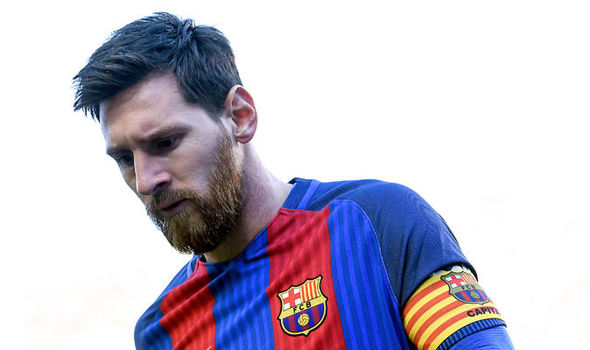
#> input picture messi.jpg, 590 x 350 px, found by its file name
$ python in_range.py
#> lines starting #> are read from the running program, lines starting #| are printed output that depends on the picture; after the words box and inside, x2 and y2 are one past the last pixel; in counts of white or black regions, pixels touching at a corner belong together
import cv2 as cv
import numpy as np

# ejercicio 4
# Generar una imagen binaria con dos umbrales con inRange, para segmentar un objeto por su color en el espacio HSV
image = cv.imread('static/images/messi.jpg')
#> image is the input picture: shape (350, 590, 3); mean B, G, R 205.6, 190.3, 195.1
hsv = cv.cvtColor(image, cv.COLOR_BGR2HSV)
#> hsv: shape (350, 590, 3); mean H, S, V 43.2, 56.6, 216.9
# define range of blue color in HSV
lower_blue = np.array([110, 50, 50])
upper_blue = np.array([130, 255, 255])
# Threshold the HSV image to get only blue colors

cv.imshow("inRange", cv.inRange(hsv, lower_blue, upper_blue))
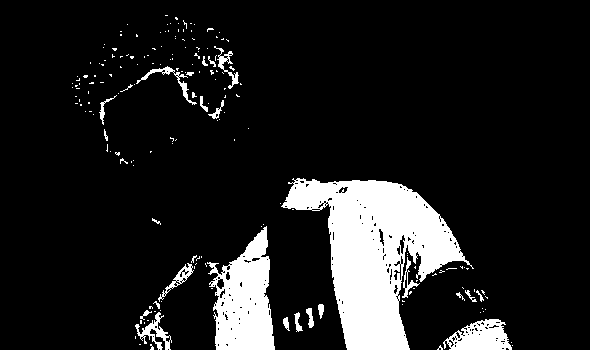
#> window 'inRange': shape (350, 590); 12.1% white; 182 white regions (156 under 20 px), largest, box (x1, y1, x2, y2) and area: (281, 178, 474, 350) 15538, (207, 226, 275, 350) 5214, (443, 319, 512, 350) 1377
cv.waitKey()
